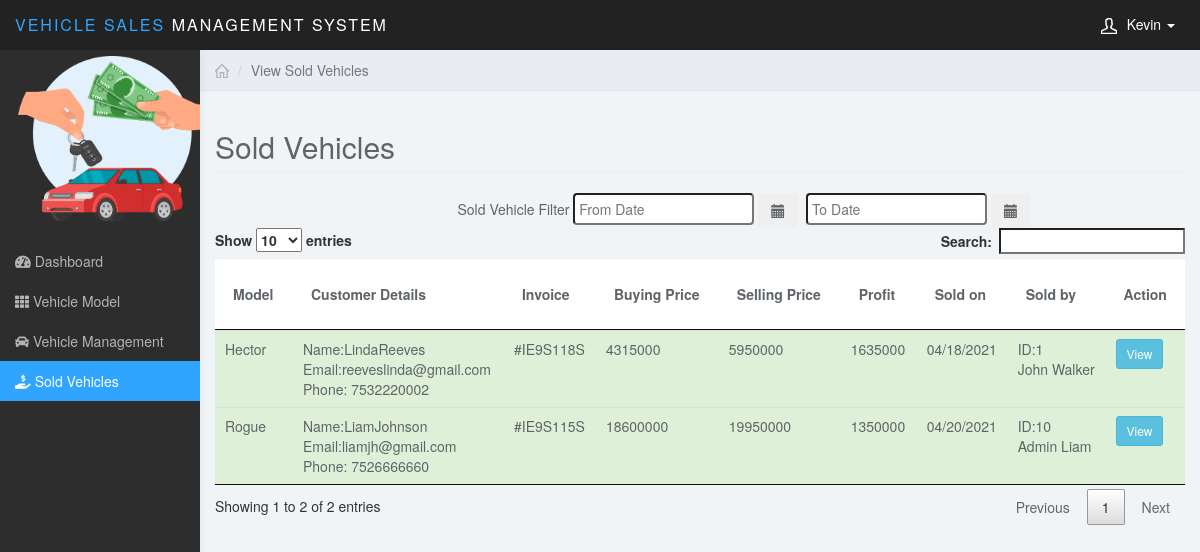
The page /sold.php (signed in) on the database its author committed.
### tables this page shows
CREATE TABLE `users` (
  `u_id` int(11) NOT NULL,
  `su` int(11) DEFAULT '0',
  `u_email` varchar(100) NOT NULL,
  `f_name` varchar(100) NOT NULL,
  `l_name` varchar(100) NOT NULL,
  `u_bday` date NOT NULL,
  `u_position` varchar(100) NOT NULL,
  `u_type` varchar(100) NOT NULL,
  `u_pass` varchar(100) NOT NULL,
  `u_mobile` varchar(100) NOT NULL,
  `u_gender` varchar(30) NOT NULL,
  `u_address` varchar(100) NOT NULL,
  `s_question` varchar(100) DEFAULT NULL,
  `s_ans` varchar(100) DEFAULT NULL
);

CREATE TABLE `customer` (
  `c_id` int(11) NOT NULL,
  `v_id` int(11) NOT NULL,
  `cf_name` varchar(100) NOT NULL,
  `cl_name` varchar(100) NOT NULL,
  `c_email` varchar(100) NOT NULL,
  `c_mobile` varchar(100) NOT NULL,
  `nid` varchar(100) DEFAULT NULL,
  `w_start` date NOT NULL,
  `w_end` date NOT NULL,
  `payment_type` varchar(100) NOT NULL,
  `invoice_id` varchar(100) DEFAULT NULL,
  `c_address` varchar(400) DEFAULT NULL,
  `c_pass` varchar(30) NOT NULL,
  `extra` varchar(300) DEFAULT NULL
);

CREATE TABLE `vehicle` (
  `v_id` int(11) NOT NULL,
  `manufacturer_name` varchar(100) NOT NULL,
  `model_name` varchar(100) NOT NULL,
  `category` varchar(100) NOT NULL,
  `b_price` double NOT NULL,
  `s_price` double DEFAULT NULL,
  `mileage` double NOT NULL,
  `add_date` date NOT NULL,
  `sold_date` date DEFAULT NULL,
  `status` varchar(40) NOT NULL,
  `registration_year` int(11) NOT NULL,
  `insurance_id` int(11) DEFAULT NULL,
  `gear` varchar(100) NOT NULL,
  `doors` int(11) NOT NULL,
  `seats` int(11) NOT NULL,
  `tank` float NOT NULL,
  `image` varchar(400) DEFAULT NULL,
  `e_no` varchar(40) NOT NULL,
  `c_no` varchar(40) NOT NULL,
  `u_id` int(11) DEFAULT NULL,
  `v_color` varchar(20) DEFAULT NULL
);

### sold.php (the view, shortened to what this page needs)
<?php $page='sold'; include("header.php");?>
<?php $res=mysql_query("SELECT * FROM customer JOIN vehicle ON customer.v_id=vehicle.v_id JOIN users ON vehicle.u_id=users.u_id;");
?>
<html>
<body>
 <div class="col-sm-9 col-sm-offset-3 col-lg-10 col-lg-offset-2 main">
     <div class="row">
			<ol class="breadcrumb">
				<li><a href="#"><svg class="glyph stroked home"><use xlink:href="#stroked-home"></use></svg></a></li>
				<li class="active">View Sold Vehicles</li>
			</ol>
	</div>
		<div class="row">
			<div class="col-lg-12">
				<h2 class="page-header">Sold Vehicles</h2>
			</div>
		</div>
		<div style="padding-left: 25%">
		<div style="display:inline">Sold Vehicle Filter</div>
			<div class="input-append date datepicker divDatePicker inline" id="datepicker" style="margin:0px;padding:0px;display:inline">
			<input type="text" class="datepicker input-small validation rightBorderNone otherTabs" id="fromDate" name="displayDate" placeholder="From Date" />
			<button class="btn leftBorderNone" type="button"><i class="glyphicon glyphicon-calendar"></i></button>
			</div>
		<div class="input-append date datepicker divDatePicker inline" id="datepicker" style="margin:0px;padding:0px;padding-left:4px;;display:inline">
        <input type="text" placeholder="To Date" class="datepicker input-small validation rightBorderNone otherTabs" id="toDate" name="displayDate" />
        <button class="btn leftBorderNone" type="button"><i class="glyphicon glyphicon-calendar"></i></button>
		</div>
		</div>
		 <table id="example" class="table table-striped table-hover" cellspacing="0" width="100%">
        <thead>
             <tr>
                <th>Model</th>
				<th>Customer Details</th>
                <th>Invoice</th>
                <th>Buying Price</th>
				<th>Selling Price</th>
              	<th>Profit</th>
                <th>Sold on</th>
				<th>Sold by</th>
                <th>Action</th>
            </tr>
        </thead>
        <tbody>
             <?php
            while ($vehicle = mysql_fetch_assoc($res)) { ?>
                <tr class="success">
                <td><?php echo $vehicle['model_name']; ?></td>
				<td><?php echo "Name:",$vehicle['cf_name'], "",$vehicle['cl_name'],"<br>Email:",$vehicle['c_email'],"<br>Phone: ",$vehicle['c_mobile']; ?></td>
                <td><?php echo $vehicle['invoice_id']; ?></td>
				<td><?php echo $vehicle['b_price']; ?></td>
				<td><?php echo $vehicle['s_price']?></td>
				<td><?php echo $vehicle['s_price']-$vehicle['b_price']; ?></td>
                <td><?php $date = new DateTime($vehicle['sold_date']); echo $date->format('m/d/Y'); ?></td>
                <td><?php echo "ID:",$vehicle['u_id'],"<br> ",$vehicle['f_name']," ",$vehicle['l_name']; ?></td>
                <td width=50px>
                    <a data-toggle="modal" data-target="#myModal" href="Actions.php?action=vs_view&id=<?php echo $vehicle['v_id']; ?>" class="btn btn-info btn-sm" >View</a>
				</td>
            </tr>
            <?php } ?>
        </tbody>
    </table>
	 </div>
</body>
</html>

### header.php (shortened to what this page needs)
<?php
$res=mysql_query("SELECT * FROM users WHERE u_id=".$_SESSION['user']);
$userRow=mysql_fetch_array($res);
?>
<!DOCTYPE html>
<html>
<head>
<link href="css/bootstrap.min.css" rel="stylesheet">
<link href="css/datepicker3.css" rel="stylesheet">
<link href="css/styles.css" rel="stylesheet">
<link href="scripts/jtable/themes/lightcolor/blue/jtable.css" rel="stylesheet" type="text/css" />
<link href="css/jquery.dataTables.min.css" rel="stylesheet" type="text/css" />
<link rel="stylesheet" href="https://pro.fontawesome.com/releases/v5.10.0/css/all.css"/>
<link href="css/custom.css" rel="stylesheet">
</head>
<body>
	<nav class="navbar navbar-inverse navbar-fixed-top" role="navigation">
		<div class="container-fluid">
			<div class="navbar-header">
				<a class="navbar-brand" href="dashboard.php"><span> Vehicle Sales</span> Management System</a>
				<ul class="user-menu">
					<li class="dropdown pull-right">
						<a href="#" class="dropdown-toggle" data-toggle="dropdown"><svg class="glyph stroked male-user"><use xlink:href="#stroked-male-user"></use></svg><?php echo $userRow['f_name']; ?> <span class="caret"></span></a>
					</li>
				</ul>
			</div>
		</div>
	</nav>
	<div id="sidebar-collapse" class="col-sm-3 col-lg-2 sidebar">
		<div>
		<a class="nav menu" href="#">
                    <img src="img/lg3.png" alt="" height="165" width="190" style="margin-left: 9%; margin-top: 3%; "></a>
		<br></div>
		<ul class="nav menu side-nav">
			<li class="<?php if($page=='dash'){ echo 'active'; }?>"><a href="index.php"><i class="fas fa-tachometer-alt"></i> Dashboard</a></li>
			<li class="<?php if($page=='model'){ echo 'active'; }?>"><a href="model.php"><i class="fas fa-th"></i> Vehicle Model</a></li>
			<li class="<?php if($page=='vehicles'){ echo 'active'; }?>"><a href="vehicles.php"><i class="fas fa-car"></i> Vehicle Management</a></li>
			<li class="<?php if($page=='sold'){ echo 'active'; }?>"><a href="sold.php"><i class="fas fa-hand-holding-usd"></i> Sold Vehicles</a></li>
		</ul>
	</div>
</body>
</html>

### css/datepicker3.css (style rules this page uses)
.datepicker { padding: 4px; border-radius: 4px; direction: ltr; }

### css/styles.css (style rules this page uses)
body { background: #f1f4f7; padding-top: 50px; color: #5f6468; }
a, a:hover, a:focus { color: #b3b3b3; }
h1, h2, h3, h4, h5, h6 { color: #5f6468; }
h2 { font-weight: 300; margin-bottom: 20px; }
.navbar-header .navbar-brand { color: #fff; font-size: 16px; text-transform: uppercase; font-weight: 500; letter-spacing: 2px; }
.navbar-header .navbar-brand span { color: #30a5ff; }
.navbar { border: 0; }
.user-menu { display: inline-block; margin-top: 14px; margin-right: 10px; float: right; list-style: none; padding: 0; }
.user-menu a { color: #fff; }
.sidebar { display: block; background-color: #fff; padding: 0; display: none; }
@media (min-width: 768px) { .sidebar { display: block; position: fixed; top: 50px; bottom: 0; left: 0; z-index: 1000; display: block; margin: 0; padding: 0; overflow-x: hidden; overflow-y: auto; background-color: #fff; box-shadow: 1px 0px 10px rgba(0, 0, 0, 0.05); } }
@media (min-width: 768px) { .navbar-header { width: 100%; } }
.sidebar ul.nav .active a, .sidebar ul.nav li.parent a.active, .sidebar ul.nav .active > a:hover, .sidebar ul.nav li.parent a.active:hover, .sidebar ul.nav .active > a:focus, .sidebar ul.nav li.parent a.active:focus { color: #fff; background-color: #30a5ff; }
.breadcrumb { border-radius: 0; padding: 10px 15px; background: #e9ecf2; box-shadow: 0 1px 1px rgba(0, 0, 0, 0.05); margin: 0; }
.table { background: #fff; }
.table > thead > tr > th { border-bottom: 1px solid #e6e7e8; vertical-align: middle; height: 50px; }
.sidebar .glyph, .user-menu .glyph { height: 16px; width: 16px; margin: 0 10px 0 0; stroke-width: 3px; }
.user-menu .glyph { stroke-width: 4px; }
.breadcrumb .glyph { height: 14px; width: 14px; margin: -2px 0 0 0; stroke-width: 4px; }

### css/custom.css (style rules this page uses)
@media (min-width: 768px) { .sidebar { display: block; position: fixed; top: 50px; bottom: 0; left: 0; z-index: 1000; display: block; margin: 0; padding: 0; overflow-x: hidden; overflow-y: auto; background-color: #2D2D2D!important; box-shadow: 1px 0px 10px rgba(0, 0, 0, .05); } }
@media (min-width: 768px) { .navbar-header { width: 100%; } }

### rows shown on the page
users: f_name "Kevin"
customer: v.model_name "Rogue", cf_name "Liam", cl_name "Johnson", c_email "liamjh@gmail.com", c_mobile "7526666660", invoice "#IE9S115S", v.b_price "18600000", v.s_price "19950000", $vehicle['s_price']-$vehicle['b_price'] "1350000", v.sold_date "04/20/2021", users.u_id "10", users.f_name "Admin", users.l_name "Liam"
customer: v.model_name "Hector", cf_name "Linda", cl_name "Reeves", c_email "reeveslinda@gmail.com", c_mobile "7532220002", invoice "#IE9S118S", v.b_price "4315000", v.s_price "5950000", $vehicle['s_price']-$vehicle['b_price'] "1635000", v.sold_date "04/18/2021", users.u_id "1", users.f_name "John", users.l_name "Walker"
